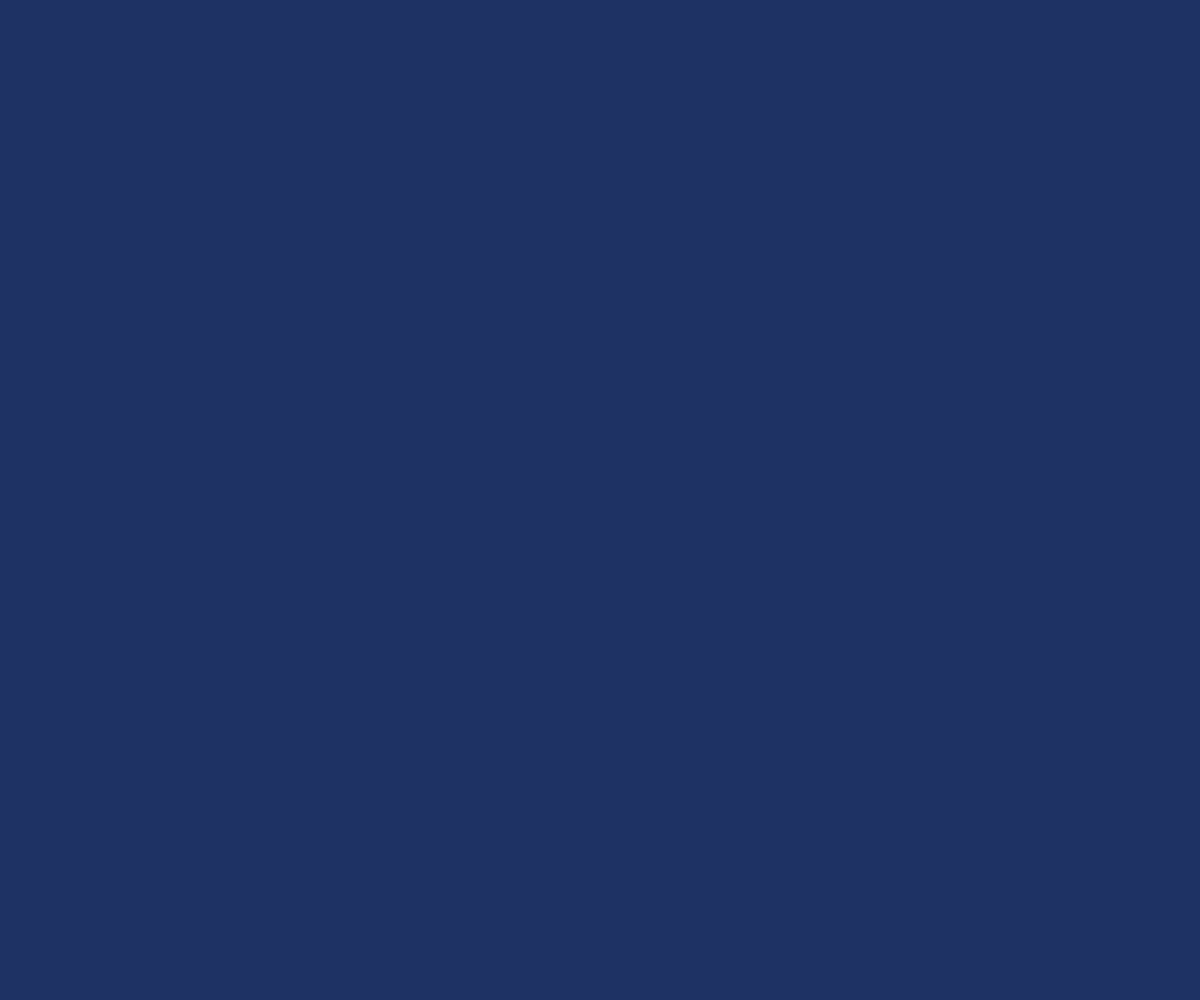
Frame 1 (no input)
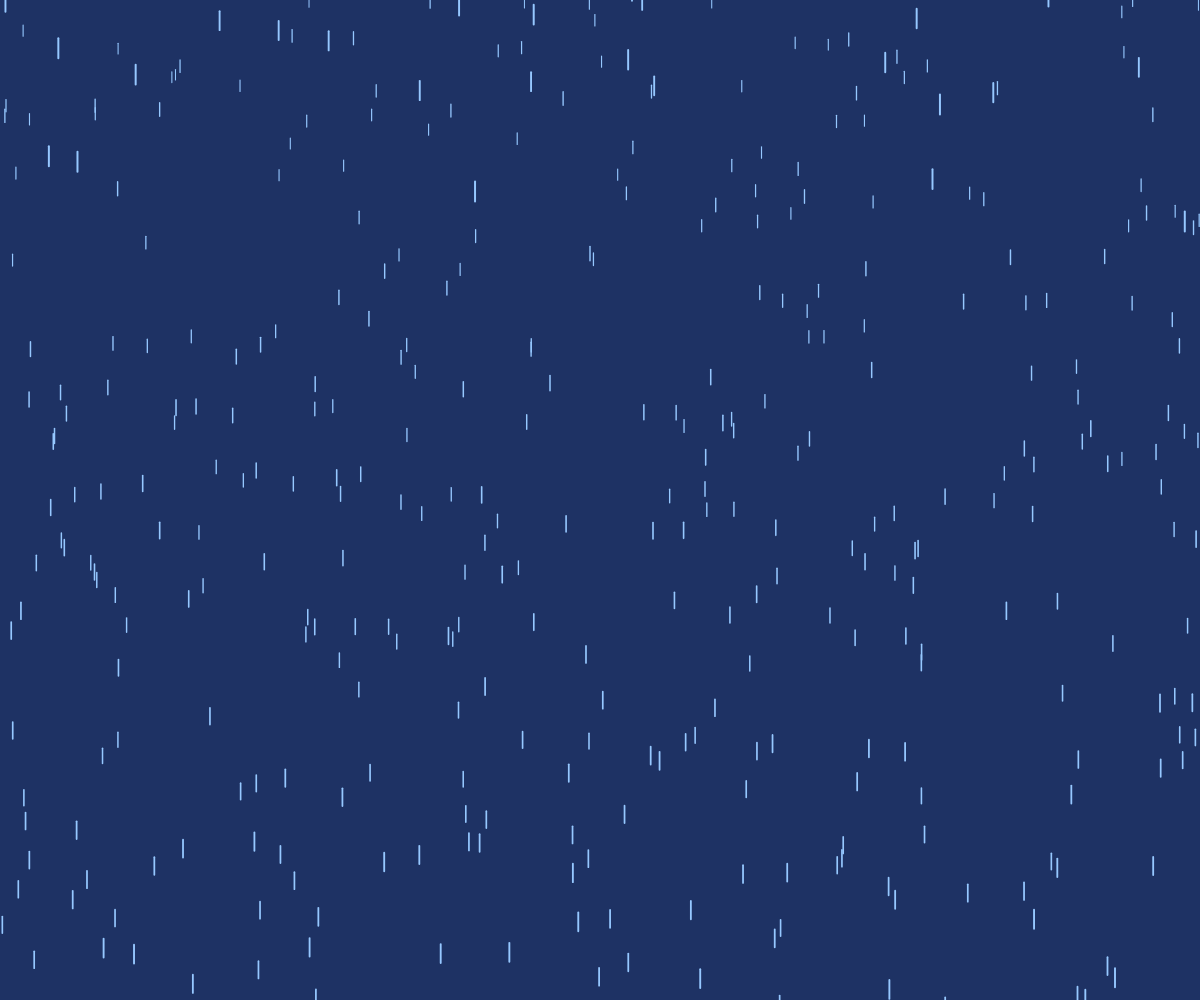
Frame 60 (no input)
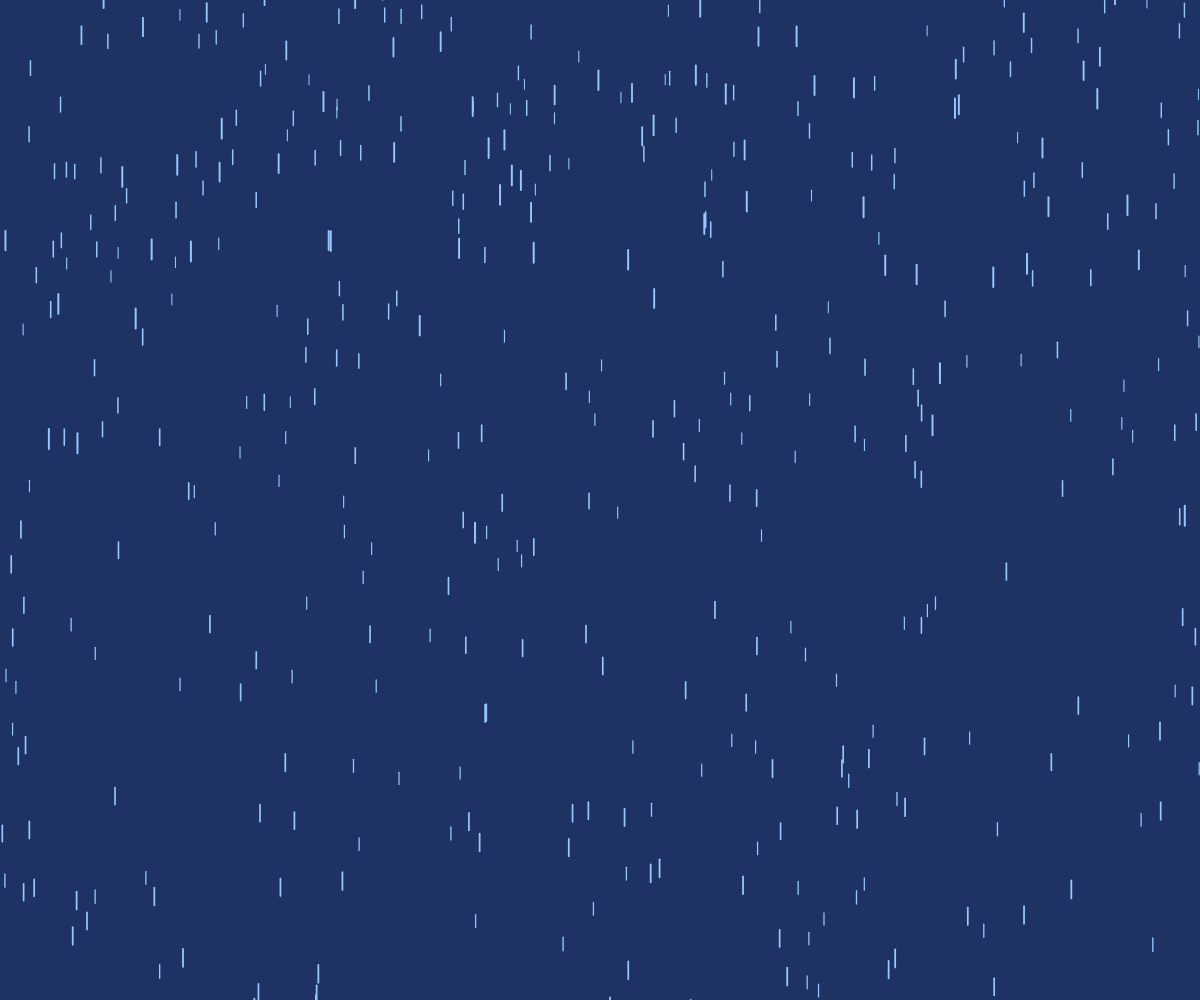
Frame 120 (the mouse pressed at the canvas centre since frame 60)

The p5.js sketch that drew these frames (run headless with seeded random() and noise() and a simulated clock; from frame 60 on, the mouse is pressed at the canvas centre):

// p5.js sketch
// ── sketch.js
let drops = [];

function setup() {
  createCanvas(windowWidth, windowHeight);
  for (let i = 0; i < 500; i++) {
    drops.push(new Drop());
  }
}

function draw() {
  background(30, 50, 100); 
  for (let i = 0; i < drops.length; i++) {
    drops[i].fall();
    drops[i].show();
  }
}

class Drop {
  constructor() {
    this.x = random(width);
    this.y = random(-500, -50);
    this.z = random(0, 20);
    this.len = map(this.z, 0, 20, 10, 20);
    this.yspeed = map(this.z, 0, 20, 1, 20);
    this.thickness = map(this.z, 0, 20, 1, 2);
    this.color = color(150, 200, 255); 
  }

  fall() {
    this.y = this.y + this.yspeed;
    let gravity = map(this.z, 0, 20, 0, 0.2);
    this.yspeed = this.yspeed + gravity;

    if (this.y > height) {
      this.y = random(-200, -100);
      this.yspeed = map(this.z, 0, 20, 1, 20);
    }
  }

  show() {
    strokeWeight(this.thickness);
    stroke(this.color);
    line(this.x, this.y, this.x, this.y + this.len);
  }
}
